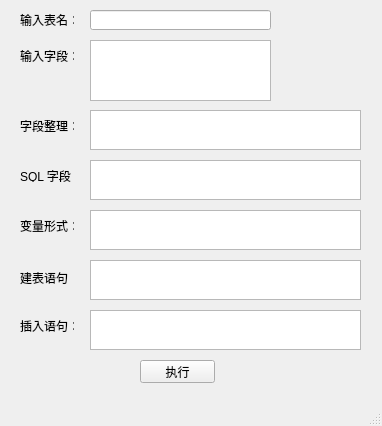
<?xml version="1.0" encoding="UTF-8"?>
<ui version="4.0">
 <class>MainWindow</class>
 <widget class="QMainWindow" name="MainWindow">
  <property name="geometry">
   <rect>
    <x>0</x>
    <y>0</y>
    <width>382</width>
    <height>426</height>
   </rect>
  </property>
  <property name="windowTitle">
   <string>浏览器SQL工具</string>
  </property>
  <widget class="QWidget" name="centralwidget">
   <widget class="QLabel" name="table">
    <property name="geometry">
     <rect>
      <x>20</x>
      <y>10</y>
      <width>54</width>
      <height>20</height>
     </rect>
    </property>
    <property name="text">
     <string>输入表名：</string>
    </property>
   </widget>
   <widget class="QLabel" name="label_2">
    <property name="geometry">
     <rect>
      <x>20</x>
      <y>50</y>
      <width>54</width>
      <height>12</height>
     </rect>
    </property>
    <property name="text">
     <string>输入字段：</string>
    </property>
   </widget>
   <widget class="QLabel" name="label_3">
    <property name="geometry">
     <rect>
      <x>20</x>
      <y>120</y>
      <width>54</width>
      <height>12</height>
     </rect>
    </property>
    <property name="text">
     <string>字段整理：</string>
    </property>
   </widget>
   <widget class="QLabel" name="label_4">
    <property name="geometry">
     <rect>
      <x>20</x>
      <y>220</y>
      <width>54</width>
      <height>12</height>
     </rect>
    </property>
    <property name="text">
     <string>变量形式：</string>
    </property>
   </widget>
   <widget class="QLabel" name="label_5">
    <property name="geometry">
     <rect>
      <x>20</x>
      <y>170</y>
      <width>54</width>
      <height>12</height>
     </rect>
    </property>
    <property name="text">
     <string>SQL 字段：</string>
    </property>
   </widget>
   <widget class="QLineEdit" name="table_name">
    <property name="geometry">
     <rect>
      <x>90</x>
      <y>10</y>
      <width>181</width>
      <height>20</height>
     </rect>
    </property>
   </widget>
   <widget class="QTextEdit" name="mul_line">
    <property name="geometry">
     <rect>
      <x>90</x>
      <y>40</y>
      <width>181</width>
      <height>61</height>
     </rect>
    </property>
   </widget>
   <widget class="QPushButton" name="pushButton">
    <property name="geometry">
     <rect>
      <x>140</x>
      <y>360</y>
      <width>75</width>
      <height>23</height>
     </rect>
    </property>
    <property name="text">
     <string>执行</string>
    </property>
   </widget>
   <widget class="QLabel" name="label_6">
    <property name="geometry">
     <rect>
      <x>20</x>
      <y>270</y>
      <width>51</width>
      <height>16</height>
     </rect>
    </property>
    <property name="text">
     <string>建表语句：</string>
    </property>
   </widget>
   <widget class="QLabel" name="label_7">
    <property name="geometry">
     <rect>
      <x>20</x>
      <y>320</y>
      <width>54</width>
      <height>12</height>
     </rect>
    </property>
    <property name="text">
     <string>插入语句：</string>
    </property>
   </widget>
   <widget class="QTextEdit" name="one_line">
    <property name="geometry">
     <rect>
      <x>90</x>
      <y>110</y>
      <width>271</width>
      <height>40</height>
     </rect>
    </property>
   </widget>
   <widget class="QTextEdit" name="sql_line">
    <property name="geometry">
     <rect>
      <x>90</x>
      <y>160</y>
      <width>271</width>
      <height>40</height>
     </rect>
    </property>
   </widget>
   <widget class="QTextEdit" name="var_line">
    <property name="geometry">
     <rect>
      <x>90</x>
      <y>210</y>
      <width>271</width>
      <height>40</height>
     </rect>
    </property>
   </widget>
   <widget class="QTextEdit" name="create_line">
    <property name="geometry">
     <rect>
      <x>90</x>
      <y>260</y>
      <width>271</width>
      <height>40</height>
     </rect>
    </property>
   </widget>
   <widget class="QTextEdit" name="insert_line">
    <property name="geometry">
     <rect>
      <x>90</x>
      <y>310</y>
      <width>271</width>
      <height>40</height>
     </rect>
    </property>
   </widget>
  </widget>
  <widget class="QMenuBar" name="menubar">
   <property name="geometry">
    <rect>
     <x>0</x>
     <y>0</y>
     <width>382</width>
     <height>23</height>
    </rect>
   </property>
  </widget>
  <widget class="QStatusBar" name="statusbar"/>
 </widget>
 <resources/>
 <connections/>
</ui>
